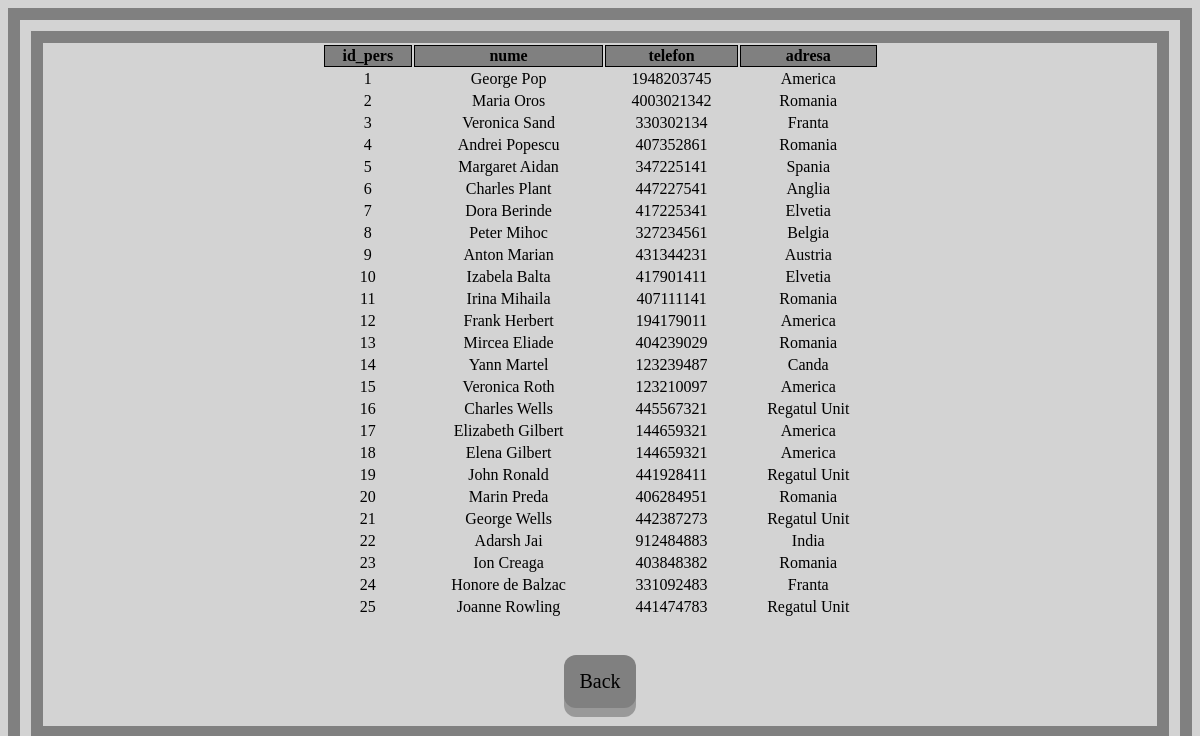
The page /Databases/Project/Final/persoana.php on the database its author committed.
### tables this page shows
CREATE TABLE Persoana(id_pers INT NOT NULL,
                      nume VARCHAR(30),
                      telefon VARCHAR(20),
                      adresa VARCHAR(50));

### Databases/Project/Final/persoana.php (the view, shortened to what this page needs)
<html>
<head>
    <body bgcolor="lightgray">
    </head>
<body>
    <div>
<?php
        include "server.php";
    $query ="SELECT id_pers,nume,telefon,adresa
                             FROM Persoana";
    $result = mysqli_query($connect, $query);
    $num_results = mysqli_num_rows($result);
    echo '<table>
      <tr>
        <th>id_pers</th>
        <th>nume</th>
                <th>telefon</th>
                     <th>adresa</th>
      </tr>';
    for ($i = 0; $i < $num_results; $i++)
    {
      $row = mysqli_fetch_assoc($result);
echo '<tr><td>'.htmlspecialchars(stripslashes($row['id_pers'])).'</td>';
   echo '<td>'.htmlspecialchars(stripslashes($row['nume'])).'</td>';
        echo '<td>'.htmlspecialchars(stripslashes($row['telefon'])).'</td>';
   echo '<td>'.htmlspecialchars(stripslashes($row['adresa'])).'</td></tr>';
    }
    echo '</table>';
    ?>
<br><br>
    <a href="view.html" class="button">Back</a>
<br><br>
    </body>
    </html>

### Databases/Project/Final/persoana.php (style rules this page uses)
.button { display: inline-block; padding: 15px 15px; font-size: 20px; cursor: pointer; text-align: center; text-decoration: none; color: black; background-color: gray; border: none; border-radius: 12px; box-shadow: 0 9px #999; }
table { text-align:center; margin: auto; border-color: black; width: 50%; }
div { border: 35px double; text-align: center; border-color: gray; }
th { background-color: gray; color: black; border: 1px solid black; }
td { border-color: gray; width: auto; }
tr { text-align: center; margin: 5px; }

### rows shown on the page
persoana: id_pers "1", nume "George Pop", telefon "1948203745", adresa "America"
persoana: id_pers "2", nume "Maria Oros", telefon "4003021342", adresa "Romania"
persoana: id_pers "3", nume "Veronica Sand", telefon "330302134", adresa "Franta"
persoana: id_pers "4", nume "Andrei Popescu", telefon "407352861", adresa "Romania"
persoana: id_pers "5", nume "Margaret Aidan", telefon "347225141", adresa "Spania"
persoana: id_pers "6", nume "Charles Plant", telefon "447227541", adresa "Anglia"
persoana: id_pers "7", nume "Dora Berinde", telefon "417225341", adresa "Elvetia"
persoana: id_pers "8", nume "Peter Mihoc", telefon "327234561", adresa "Belgia"
persoana: id_pers "9", nume "Anton Marian", telefon "431344231", adresa "Austria"
persoana: id_pers "10", nume "Izabela Balta", telefon "417901411", adresa "Elvetia"
persoana: id_pers "11", nume "Irina Mihaila", telefon "407111141", adresa "Romania"
persoana: id_pers "12", nume "Frank Herbert", telefon "194179011", adresa "America"
persoana: id_pers "13", nume "Mircea Eliade", telefon "404239029", adresa "Romania"
persoana: id_pers "14", nume "Yann Martel", telefon "123239487", adresa "Canda"
persoana: id_pers "15", nume "Veronica Roth", telefon "123210097", adresa "America"
persoana: id_pers "16", nume "Charles Wells", telefon "445567321", adresa "Regatul Unit"
persoana: id_pers "17", nume "Elizabeth Gilbert", telefon "144659321", adresa "America"
persoana: id_pers "18", nume "Elena Gilbert", telefon "144659321", adresa "America"
persoana: id_pers "19", nume "John Ronald", telefon "441928411", adresa "Regatul Unit"
persoana: id_pers "20", nume "Marin Preda", telefon "406284951", adresa "Romania"
persoana: id_pers "21", nume "George Wells", telefon "442387273", adresa "Regatul Unit"
persoana: id_pers "22", nume "Adarsh Jai", telefon "912484883", adresa "India"
persoana: id_pers "23", nume "Ion Creaga", telefon "403848382", adresa "Romania"
persoana: id_pers "24", nume "Honore de Balzac", telefon "331092483", adresa "Franta"
persoana: id_pers "25", nume "Joanne Rowling", telefon "441474783", adresa "Regatul Unit"
